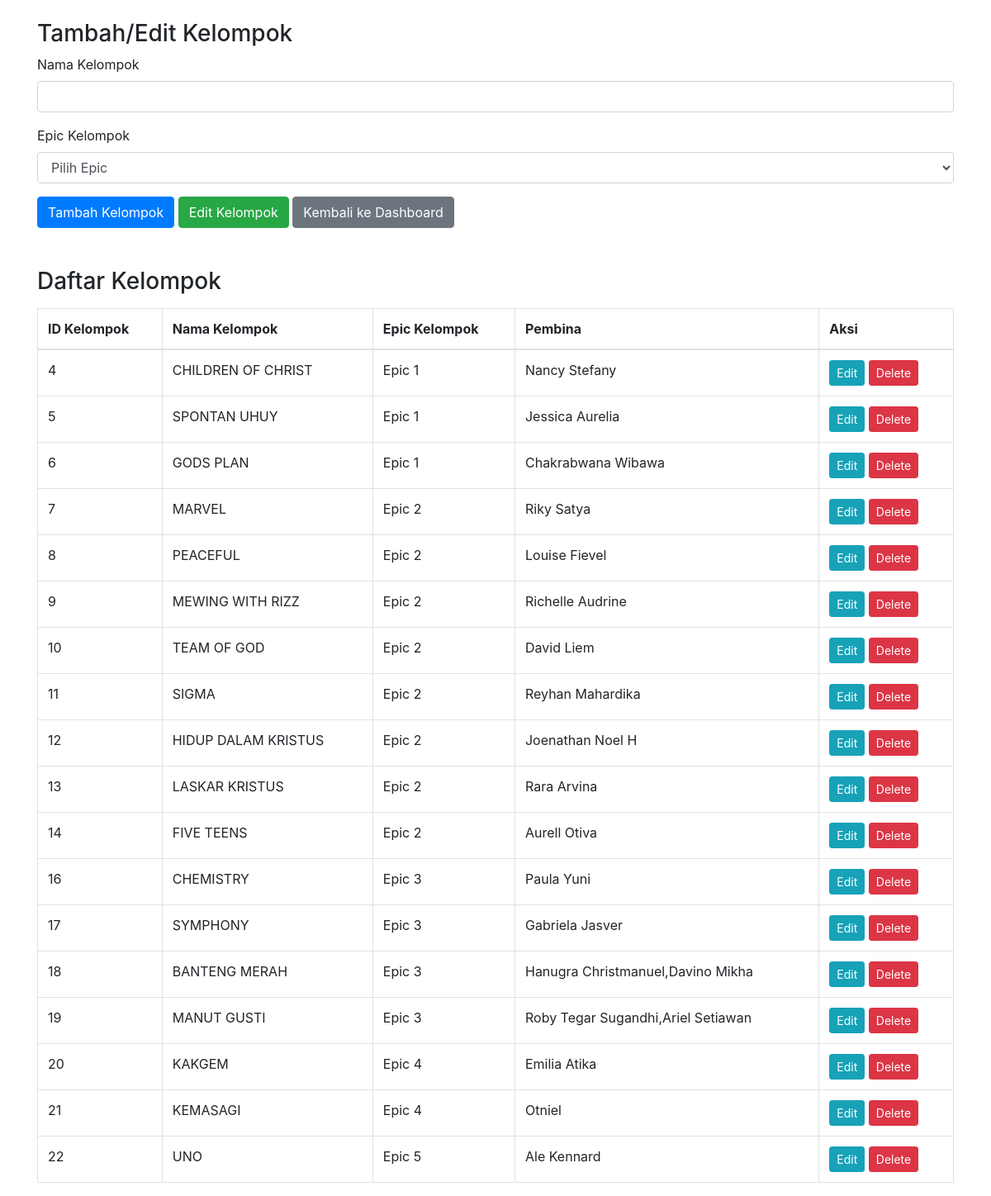
/form_kelompok.php (signed in), run on the app's committed database.
### tables this page shows
CREATE TABLE `kelompok` (
  `id_kelompok` int(11) NOT NULL,
  `nama_kelompok` varchar(255) NOT NULL,
  `epic_kelompok` varchar(255) NOT NULL,
  `isdelete` int(11) NOT NULL
);

### form_kelompok.php (the view, shortened to what this page needs)
<?php
include('koneksi.php');
$sql_kelompok = "
    SELECT id_kelompok, nama_kelompok, epic_kelompok
    FROM kelompok
    WHERE isdelete = 0
";
$result_kelompok = $conn->query($sql_kelompok);
?>
<!DOCTYPE html>
<html lang="en">
<head>
    <link href="https://stackpath.bootstrapcdn.com/bootstrap/4.3.1/css/bootstrap.min.css" rel="stylesheet">
</head>
<body>
<div class="container mt-4">
    <h3>Tambah/Edit Kelompok</h3>
    <form method="POST">
        <div class="form-group">
            <label for="nama_kelompok">Nama Kelompok</label>
            <input type="text" class="form-control" id="nama_kelompok" name="nama_kelompok" required>
        </div>
        <div class="form-group">
            <label for="epic_kelompok">Epic Kelompok</label>
            <select class="form-control" id="epic_kelompok" name="epic_kelompok" required>
                <option value="">Pilih Epic</option>
            </select>
        </div>
        <button type="submit" class="btn btn-primary" name="add">Tambah Kelompok</button>
        <button type="submit" class="btn btn-success" name="edit">Edit Kelompok</button>
        <a href="index.php" class="btn btn-secondary">Kembali ke Dashboard</a>
    </form>
    <h3 class="mt-5">Daftar Kelompok</h3>
    <table class="table table-bordered table-hover mt-3">
        <thead>
        <tr>
            <th>ID Kelompok</th>
            <th>Nama Kelompok</th>
            <th>Epic Kelompok</th>
            <th>Pembina</th>
            <th>Aksi</th>
        </tr>
        </thead>
        <tbody>
        <?php if ($result_kelompok && $result_kelompok->num_rows > 0): ?>
            <?php while ($row = $result_kelompok->fetch_assoc()): ?>
                <tr>
                    <td><?= $row['id_kelompok'] ?></td>
                    <td><?= htmlspecialchars($row['nama_kelompok']) ?></td>
                    <td><?= htmlspecialchars($row['epic_kelompok']) ?></td>
                    <td>
                        <?php
                        $sql_pembina_kelompok = "
                            SELECT GROUP_CONCAT(u.username) AS pembina
                            FROM user u
                            WHERE u.id_user IN (
                                SELECT id_user FROM user WHERE nama_kelompok = '{$row['nama_kelompok']}' AND isdelete = 0
                            )
                        ";
                        $result_pembina_kelompok = $conn->query($sql_pembina_kelompok);
                        if ($result_pembina_kelompok && $result_pembina_kelompok->num_rows > 0) {
                            $pembina = $result_pembina_kelompok->fetch_assoc();
                            echo htmlspecialchars($pembina['pembina']);
                        }
                        ?>
                    </td>
                    <td>
                        <button class="btn btn-info btn-sm" onclick="editKelompok(<?= $row['id_kelompok'] ?>, '<?= htmlspecialchars($row['nama_kelompok']) ?>', '<?= htmlspecialchars($row['epic_kelompok']) ?>')">Edit</button>
                        <a href="?delete=<?= $row['id_kelompok'] ?>" class="btn btn-danger btn-sm" onclick="return confirm('Apakah Anda yakin ingin menghapus kelompok ini?')">Delete</a>
                    </td>
                </tr>
            <?php endwhile; ?>
        <?php else: ?>
            <tr>
                <td colspan="5" class="text-center">Belum ada data kelompok</td>
            </tr>
        <?php endif; ?>
        </tbody>
    </table>
</div>
</body>
</html>

### data on the page
kelompok: id_kelompok "4", nama_kelompok "CHILDREN OF CHRIST", epic_kelompok "Epic 1", pembina "Nancy Stefany"
kelompok: id_kelompok "5", nama_kelompok "SPONTAN UHUY", epic_kelompok "Epic 1", pembina "Jessica Aurelia"
kelompok: id_kelompok "6", nama_kelompok "GODS PLAN", epic_kelompok "Epic 1", pembina "Chakrabwana Wibawa"
kelompok: id_kelompok "7", nama_kelompok "MARVEL", epic_kelompok "Epic 2", pembina "Riky Satya"
kelompok: id_kelompok "8", nama_kelompok "PEACEFUL", epic_kelompok "Epic 2", pembina "Louise Fievel"
kelompok: id_kelompok "9", nama_kelompok "MEWING WITH RIZZ", epic_kelompok "Epic 2", pembina "Richelle Audrine"
kelompok: id_kelompok "10", nama_kelompok "TEAM OF GOD", epic_kelompok "Epic 2", pembina "David Liem"
kelompok: id_kelompok "11", nama_kelompok "SIGMA", epic_kelompok "Epic 2", pembina "Reyhan Mahardika"
kelompok: id_kelompok "12", nama_kelompok "HIDUP DALAM KRISTUS", epic_kelompok "Epic 2", pembina "Joenathan Noel H"
kelompok: id_kelompok "13", nama_kelompok "LASKAR KRISTUS", epic_kelompok "Epic 2", pembina "Rara Arvina"
kelompok: id_kelompok "14", nama_kelompok "FIVE TEENS", epic_kelompok "Epic 2", pembina "Aurell Otiva"
kelompok: id_kelompok "16", nama_kelompok "CHEMISTRY", epic_kelompok "Epic 3", pembina "Paula Yuni"
kelompok: id_kelompok "17", nama_kelompok "SYMPHONY", epic_kelompok "Epic 3", pembina "Gabriela Jasver"
kelompok: id_kelompok "18", nama_kelompok "BANTENG MERAH", epic_kelompok "Epic 3", pembina "Hanugra Christmanuel,Davino Mikha"
kelompok: id_kelompok "19", nama_kelompok "MANUT GUSTI", epic_kelompok "Epic 3", pembina "Roby Tegar Sugandhi,Ariel Setiawan"
kelompok: id_kelompok "20", nama_kelompok "KAKGEM", epic_kelompok "Epic 4", pembina "Emilia Atika"
kelompok: id_kelompok "21", nama_kelompok "KEMASAGI", epic_kelompok "Epic 4", pembina "Otniel"
kelompok: id_kelompok "22", nama_kelompok "UNO", epic_kelompok "Epic 5", pembina "Ale Kennard"
